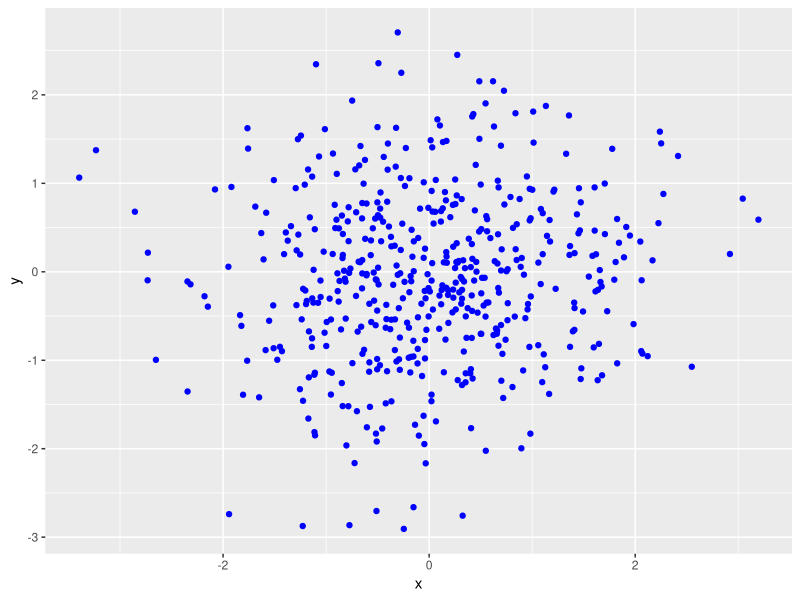
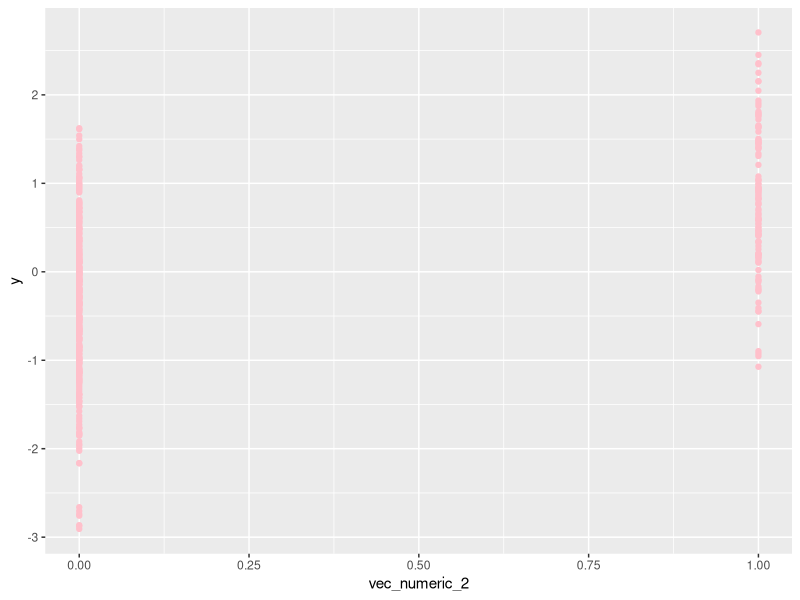
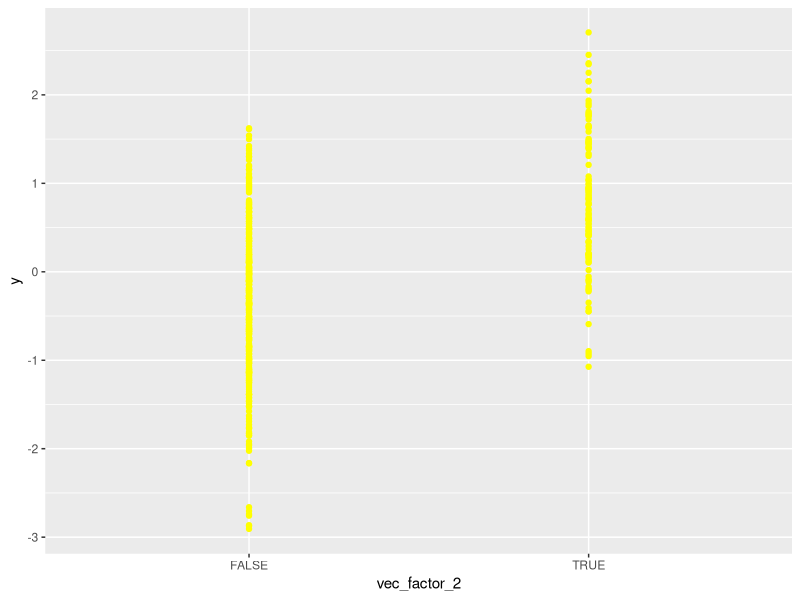
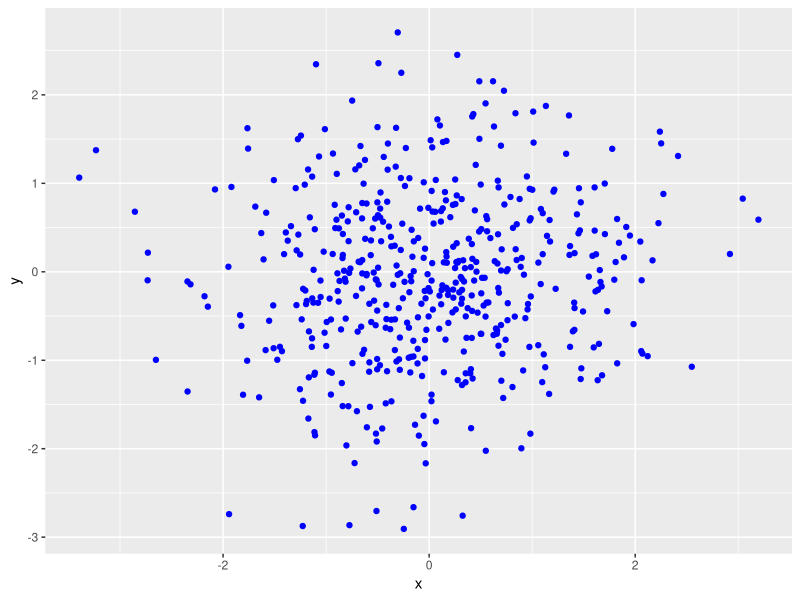

The R script that drew these images, in order:
## ---- chunk 1
library(tidyverse)
set.seed(545)
problem1_df = tibble(
  norm_samp = rnorm(8),
  vec_logical = norm_samp >0,
  vec_char = c("The", "dog", "ran", "over", "the", "fence", "right", "now"),
  vec_factor = factor(c("low", "medium", "high", "low", "high", "medium", "low", "medium"))
)
mean(pull(problem1_df, norm_samp))
mean(pull(problem1_df, vec_logical))
mean(pull(problem1_df, vec_char))
mean(pull(problem1_df, vec_factor))
## ---- chunk 2
as.numeric(pull(problem1_df, vec_logical))*(pull(problem1_df, norm_samp))
as.factor(pull(problem1_df, vec_logical))*(pull(problem1_df, norm_samp))
as.numeric(as.factor(pull(problem1_df, vec_logical))*(pull(problem1_df, norm_samp)))
## ---- chunk 3
set.seed(1234)
problem2_df = tibble(
  x = rnorm(500),
  y = rnorm(500),
  vec_logical_2 = x + y >1,
  vec_numeric_2 = as.numeric(vec_logical_2),
  vec_factor_2 = as.factor(vec_logical_2)
)
## ---- chunk 4
ggplot(problem2_df) + geom_point(aes(x = x, y = y), color = 'blue') 
ggsave("scatter_plot.pdf", plot = last_plot(), height =4, width = 6)

ggplot(problem2_df) + geom_point(aes(x=vec_numeric_2, y=y), color = 'pink')

ggplot(problem2_df) + geom_point(aes(x=vec_factor_2, y=y), color = 'yellow')
